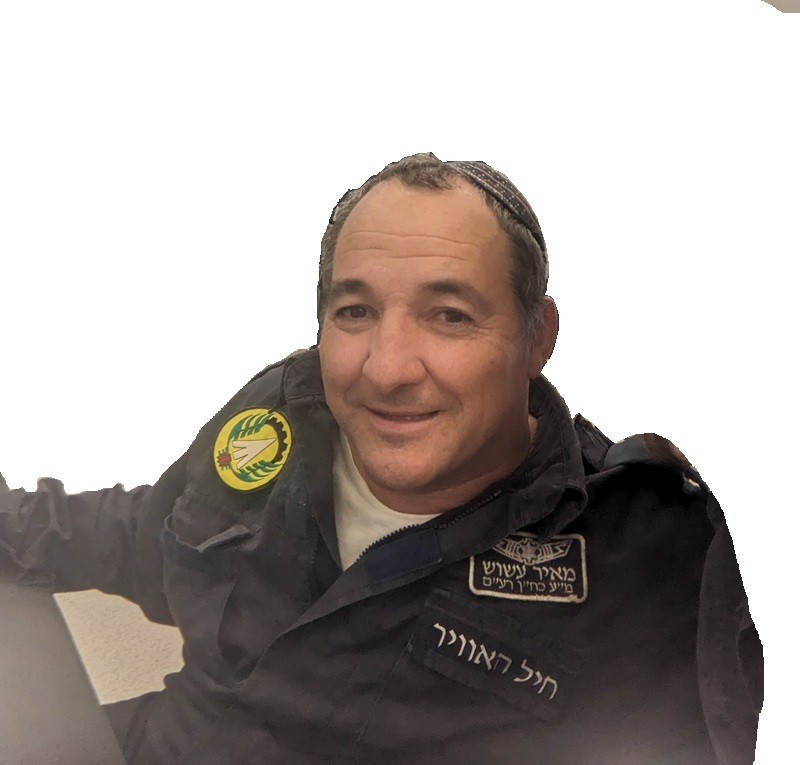
#> input picture ml/ashush_body.jpeg, 800 x 765 px
$ jupyter execute --allow-errors face.ipynb
#> lines starting #> are read from the running program, lines starting #| are printed output that depends on the picture; after the words box and inside, x2 and y2 are one past the last pixel; in counts of white or black regions, pixels touching at a corner belong together
[cell 1]
import matplotlib.pyplot as plt
import numpy as np
from PIL import Image

[cell 2]
image_path = 'C:\\Users\\bkand\\Downloads\\tanya-images\\ashush_body.jpeg'
image_path = 'C:\\Users\\bkand\\Downloads\\shilon.jpeg'

#> (the rest of this cell did not finish here and is left out)

[cell 3]
# Bayers dithering levels
M2 = (1/4) * np.array([
    0, 2,
    3, 1
]).reshape(2, 2)
#> M2 = [[0, 0.5], [0.75, 0.25]]

M4 = (1/16) * np.array([
    0, 8, 2, 10,
    12, 4, 14, 6,
    3, 11, 1, 9,
    15, 7, 13, 5
]).reshape(4, 4)

M8 = (1/64) * np.array([
    0, 32, 8, 40, 2, 32, 10, 42,
    48, 16, 56, 24, 50, 18, 58, 26,
    12, 44, 4, 26, 14, 46, 6, 38,
    60, 28, 52, 20, 62, 30, 54, 22,
    3, 35, 11, 43, 1, 33, 9, 41,
    51, 19, 59, 27, 49, 17, 57, 25,
    15, 47, 7, 39, 13, 45, 5, 37,
    63, 31, 55, 23, 61, 29, 53, 21
]).reshape(8, 8)

color_palette = np.array([
    [0 ,0 ,0], # black
    [255, 0, 0], # red
    [0, 255, 0], # green
    [255, 255, 0], # yellow
    [0, 0, 255], # blue
    [255, 0, 255], # magenta
    [255, 255, 255], # white
    [150, 75, 0], # brown
    [0, 127, 127], # cyan50

    [127, 0, 0], # red50
    [0, 127, 0], # green50
    [127, 127, 0], # yellow50
    [0, 0, 127], # blue50
    [127, 0, 127], # magenta50
    [192, 192, 192] # gray75
])

color_palette_names = [
    'Black', 'Red', 'Green', 'Yellow', 'Blue', 'Magenta', 'White', 'Brown', 'Cyan50', 'Red50', 'Green50', 'Yellow50', 'Blue50', 'Magenta50', 'Gray75'
]

def nearest_color_palette(c):
    # quantizing to 16 colors
    c_hat = np.clip((255 * c), 0, 255).astype('uint8')
    err = ((color_palette - c_hat)**2).sum(axis=1)
    idx = np.argmin(err) # the index of minimum error
    return color_palette_names[idx], color_palette[idx]

n = 8 # color num
#> (the rest of this cell did not finish here and is left out)

#> (a cell that did not finish here is left out)

[cell 5]
import cv2 as cv
import matplotlib.pyplot as plt
import numpy as np
image_path = 'ashush_body.jpeg'

img = cv.imread(image_path, cv.IMREAD_GRAYSCALE)
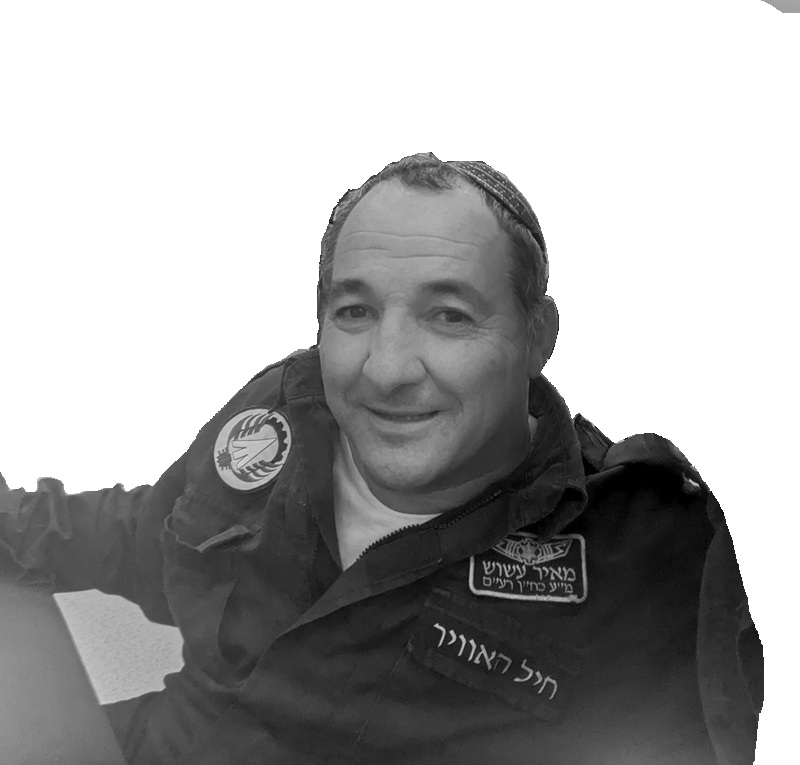
#> img: shape (765, 800); min 0, max 255, mean 167.1

img = cv.medianBlur(img,5)
# https://docs.opencv.org/4.x/d7/d4d/tutorial_py_thresholding.html
gray_threshold = cv.adaptiveThreshold(img,255,cv.ADAPTIVE_THRESH_GAUSSIAN_C, cv.THRESH_BINARY_INV,11,2)
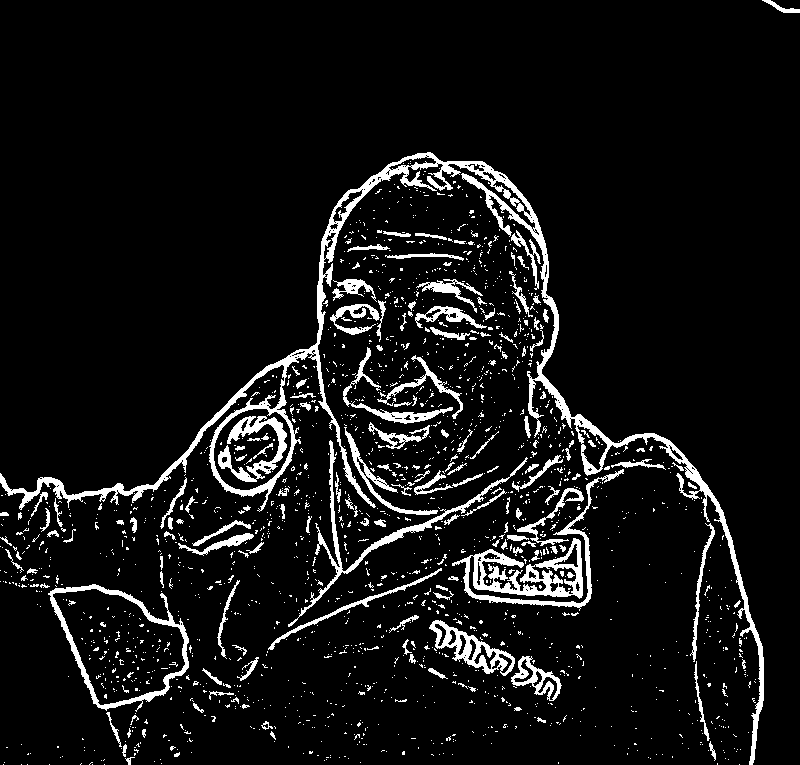
#> gray_threshold: shape (765, 800); 7.7% white; 1795 white regions (1621 under 20 px)
plt.imshow(gray_threshold)
gray_bitwise_hed_and_threshold = gray_threshold

[cell 6]
import cv2

# ashush
min_area_threshold = 40
epsilon_factor_lo, epsilon_factor_hi = 0.032, 0.003

# shilon
# min_area_threshold = 100
# epsilon_factor_lo, epsilon_factor_hi = 0.06, 0.003

contours, hierarchy = cv.findContours(gray_bitwise_hed_and_threshold, cv.RETR_CCOMP, cv.CHAIN_APPROX_SIMPLE)
#> contours = 2088 contours, 1945 with area under 20; largest, box (x1, y1, x2, y2) and area: (0, 152, 764, 765) 18020, (48, 584, 189, 712) 11300, (52, 588, 186, 706) 9614, (213, 408, 292, 491) 4910, (452, 469, 624, 611) 4275
output_image = np.zeros((img.shape[0], img.shape[1], 3), dtype=np.uint8) # 3 channels for color

filtered_contours = []
vectorized_lines = []

print(f"Found {len(contours)} raw contours.")
#| Found 2088 raw contours.

contour_counter = 0
vector_to_macro = []
for i, contour in enumerate(contours):

  # Filter out small contours which might be noise
  area = cv.contourArea(contour)
  if area < min_area_threshold:
    continue

  perimeter = cv2.arcLength(contour, True)

  # NOTE: fine tune the epsilon factor to your needs ( larger contours need more details )
  epsilon_factor = epsilon_factor_hi if contour.shape[0] > 1000 else epsilon_factor_lo
  epsilon = epsilon_factor * perimeter
  if 50 < contour_counter and contour_counter < 60:
    epsilon = 0.016 * perimeter
  contour_counter += 1

  # Approximate the contour with a polygon (Ramer-Douglas-Peucker algorithm)
  approx = cv2.approxPolyDP(contour, epsilon, True)

  # Store the line segments
  # Each point in 'approx' is a vertex of the simplified polygon.
  # We connect consecutive points to form line segments.
  # print(f"Contour {i} (Area: {area:.2f}, Simplified points: {len(approx)}):")
  approx_lines = []
  for j in range(len(approx)):
    p1 = approx[j][0]
    p2 = approx[(j + 1) % len(approx)][0] # Connect last point to first for closed contour
    line_segment = [list(p1), list(p2)]
    vectorized_lines.append(line_segment)
    approx_lines.append(list(p1))
  vector_to_macro.append(approx_lines)
#> this loop made 2088 passes
#> (area, perimeter) on passes 1443, 1606, 1623, 1682, 1719, 1728, 1735, 1749, 1794: (45.5, 33.21), (469.5, 426), (784.5, 490.8), (133.5, 108.7), (522, 224.8), (72, 46.28), (435.5, 296.1), (74, 107.7), (384, 325.4)
#> after the loop, contour_counter = 78; vector_to_macro = 78 items; vectorized_lines = 492 items

# Draw the final resulting image
vector_to_macro = vector_to_macro[6:-1] # for this one specific case I want to remove the these contours since it looks better
#> vector_to_macro = 71 items
for lines in vector_to_macro:
  for line in zip(lines, lines[1:]):
    p1, p2 = line
    cv.line(output_image,p1, p2,(0, 255,0),2)
#> this loop made 71 passes
#> lines on passes 4, 14, 15, 16, 17, 18, 19, 20, 23, 24, 25: [[430, 625], [455, 660], [511, 670], [505, 651]], [[52, 594], [123, 596], [180, 629], [185, 664], [100, 705]], [[239, 580], [217, 637], [226, 658], [219, 636]], [[441, 568], [268, 649]], [[507, 535], [507, 539], [528, 539], [524, 536]], [[253, 535], [202, 552], [178, 544], [203, 555]], [[710, 523], [693, 661]], [[250, 525], [235, 520], [192, 543], [235, 523]], [[46, 492], [40, 494], [31, 516], [43, 495], [46, 499]], [[506, 492], [503, 489], [461, 515]], [[581, 492], [517, 531], [568, 540], [530, 528]]
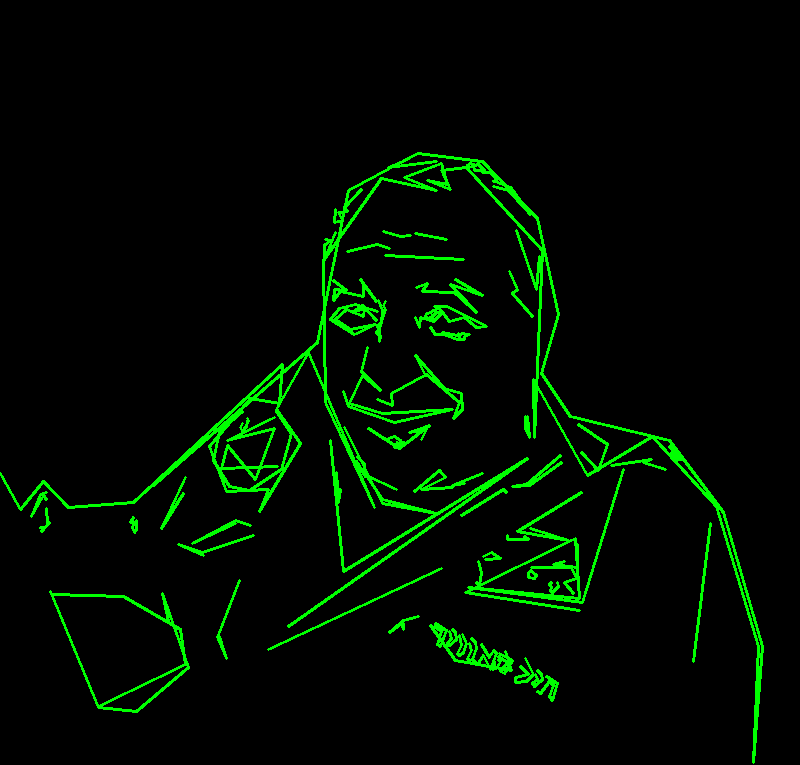
#> output_image: shape (765, 800, 3); mean of channels 0, 1, 2 0, 12.9, 0; drawn as B, G, R

plt.subplots(figsize=(10, 10))
plt.axis('off')
plt.imshow(output_image)

print('line count:', len(sum(vector_to_macro, [])))
#| line count: 459
line_cnt = len(sum(vector_to_macro, []))
#> line_cnt = 459
print(f'optimal file size: ', 1 + 2 + 1 + line_cnt * 2 -1)
#| optimal file size:  921
print(contour_counter)
#| 78

[cell 7]
def vector(program, data):
  opcode = [
    0x9000+len(data)-1, # cmd + xy data words
    2+len(program) # offset from the 0x9000 instruction itself (1 for the offset itself, and another 1 for the 0x803 instruction)
  ]
  centered_data = map(lambda x: int((x/800)*0x1000)-0x800, sum(data, [])) # transform to mpd coords to be centered around the 0
  ycorrected_data = [-x if (i % 2) == 1 else x for i, x in enumerate(centered_data)] # flip the y to correct for last transformation
  def defl_x(x): return ((x + 0x7ff) | 0x1800) if (-2047 < x and x < 0) else x
  macro_xy_words = list(map(defl_x, ycorrected_data))
  macro_xy_words[-2] |= 0x8000 # add bright-up bit for last word
  plt.plot(ycorrected_data[::2], ycorrected_data[1::2])
  return opcode, macro_xy_words

program = [0x803]  # end of program word
for lines in vector_to_macro:
  opcode, macro_xy_words = vector(program, lines)
  program = opcode + program + macro_xy_words
#> this loop made 71 passes
#> opcode on passes 1, 2, 3, 5, 6, 7, 8, 9, 10, 11, 12, 13: [36871, 3], [36870, 21], [36870, 37], [36870, 63], [36869, 79], [36871, 93], [36871, 111], [36870, 129], [36870, 145], [36869, 161], [36869, 175], [36869, 189]
#> (lines, opcode, ycorrected_data in vector, macro_xy_words) on passes 4, 15, 16, 17: ([[430, 625], [455, 660], [511, 670], [505, 651]], [36867, 53], [153, -1152, 281, -1331, 568, -1382, 537, -1285], [153, 7039, 281, 6860, 568, 6809, 33305, 6906]), ([[239, 580], [217, 637], [226, 658], [219, 636]], [36867, 215], [-825, -921, -937, -1213, -891, -1320, -927, -1208], [7366, 7270, 7254, 6978, 7300, 6871, 40032, 6983]), ([[441, 568], [268, 649]], [36865, 225], [209, -860, -676, -1274], [209, 7331, 40283, 6917]), ([[507, 535], [507, 539], [528, 539], [524, 536]], [36867, 231], [547, -691, 547, -711, 655, -711, 634, -696], [547, 7500, 547, 7480, 655, 7480, 33402, 7495])
#> after the loop, program = 1061 values, max 40943 at index 591, min -2048 at index 871, mean 8268.2
program = [0x7000] + program # begin of program word
#> program = 1062 values, max 40943 at index 592, min -2048 at index 872, mean 8287.4
len(program)
#> Out = 1062
#> `[cell 7] def vector(program, data): opcode = [ 0x9000+len(data)-1, # c..`:
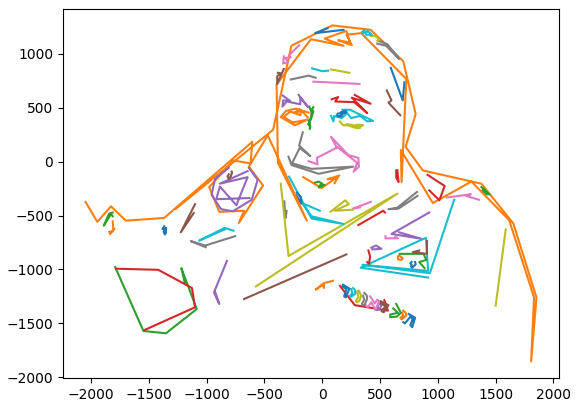
#> figure drawn by matplotlib, 1 panel

# [9 lines of commented-out code are left out]
